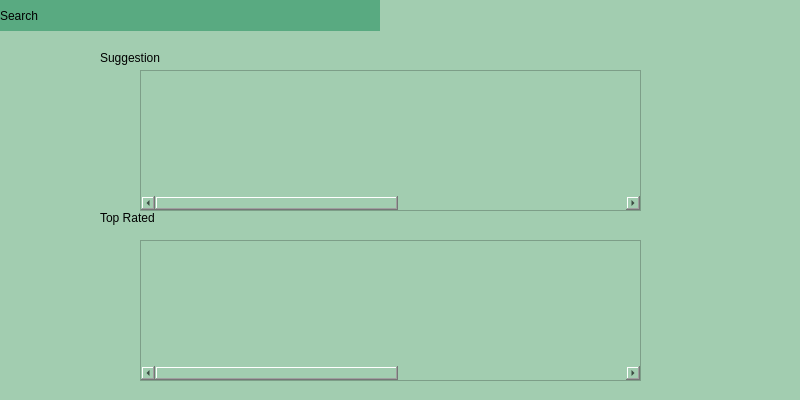
<?xml version="1.0" encoding="UTF-8"?>
<ui version="4.0">
 <class>Form</class>
 <widget class="QWidget" name="Form">
  <property name="geometry">
   <rect>
    <x>0</x>
    <y>0</y>
    <width>800</width>
    <height>400</height>
   </rect>
  </property>
  <property name="sizePolicy">
   <sizepolicy hsizetype="Preferred" vsizetype="Fixed">
    <horstretch>0</horstretch>
    <verstretch>0</verstretch>
   </sizepolicy>
  </property>
  <property name="windowTitle">
   <string>Form</string>
  </property>
  <property name="styleSheet">
   <string notr="true">background-color: rgb(162, 205, 176)</string>
  </property>
  <widget class="QLabel" name="label_2">
   <property name="geometry">
    <rect>
     <x>0</x>
     <y>0</y>
     <width>381</width>
     <height>31</height>
    </rect>
   </property>
   <property name="styleSheet">
    <string notr="true">background-color: rgb(89, 170, 129);

</string>
   </property>
   <property name="text">
    <string>Search</string>
   </property>
  </widget>
  <widget class="QLabel" name="addtocart_2">
   <property name="geometry">
    <rect>
     <x>380</x>
     <y>0</y>
     <width>111</width>
     <height>51</height>
    </rect>
   </property>
   <property name="text">
    <string/>
   </property>
   <property name="pixmap">
    <pixmap>addtoocart.png</pixmap>
   </property>
   <property name="scaledContents">
    <bool>true</bool>
   </property>
  </widget>
  <widget class="QLabel" name="wishlist">
   <property name="geometry">
    <rect>
     <x>490</x>
     <y>0</y>
     <width>81</width>
     <height>51</height>
    </rect>
   </property>
   <property name="text">
    <string/>
   </property>
   <property name="pixmap">
    <pixmap>wishicon.png</pixmap>
   </property>
   <property name="scaledContents">
    <bool>true</bool>
   </property>
  </widget>
  <widget class="QLabel" name="label">
   <property name="geometry">
    <rect>
     <x>0</x>
     <y>220</y>
     <width>81</width>
     <height>121</height>
    </rect>
   </property>
   <property name="text">
    <string/>
   </property>
   <property name="pixmap">
    <pixmap>bear.png</pixmap>
   </property>
   <property name="scaledContents">
    <bool>true</bool>
   </property>
  </widget>
  <widget class="QLabel" name="label_7">
   <property name="geometry">
    <rect>
     <x>100</x>
     <y>210</y>
     <width>331</width>
     <height>16</height>
    </rect>
   </property>
   <property name="sizePolicy">
    <sizepolicy hsizetype="Preferred" vsizetype="Fixed">
     <horstretch>0</horstretch>
     <verstretch>0</verstretch>
    </sizepolicy>
   </property>
   <property name="styleSheet">
    <string notr="true">font: 75 14pt &quot;Perpetua&quot;;</string>
   </property>
   <property name="text">
    <string>Top Rated</string>
   </property>
  </widget>
  <widget class="QLabel" name="label_13">
   <property name="geometry">
    <rect>
     <x>100</x>
     <y>50</y>
     <width>331</width>
     <height>16</height>
    </rect>
   </property>
   <property name="styleSheet">
    <string notr="true">font: 75 14pt &quot;Perpetua&quot;;</string>
   </property>
   <property name="text">
    <string>Suggestion</string>
   </property>
  </widget>
  <widget class="QLabel" name="label_14">
   <property name="geometry">
    <rect>
     <x>-10</x>
     <y>80</y>
     <width>81</width>
     <height>131</height>
    </rect>
   </property>
   <property name="text">
    <string/>
   </property>
   <property name="pixmap">
    <pixmap>phrase.png</pixmap>
   </property>
   <property name="scaledContents">
    <bool>true</bool>
   </property>
  </widget>
  <widget class="QScrollArea" name="scrollArea">
   <property name="geometry">
    <rect>
     <x>140</x>
     <y>70</y>
     <width>501</width>
     <height>141</height>
    </rect>
   </property>
   <property name="minimumSize">
    <size>
     <width>150</width>
     <height>100</height>
    </size>
   </property>
   <property name="styleSheet">
    <string notr="true"/>
   </property>
   <property name="widgetResizable">
    <bool>true</bool>
   </property>
   <widget class="QWidget" name="scrollAreaWidgetContents">
    <property name="geometry">
     <rect>
      <x>0</x>
      <y>0</y>
      <width>944</width>
      <height>126</height>
     </rect>
    </property>
    <layout class="QHBoxLayout" name="horizontalLayout">
     <item>
      <widget class="QLabel" name="label_3">
       <property name="sizePolicy">
        <sizepolicy hsizetype="Preferred" vsizetype="Preferred">
         <horstretch>100</horstretch>
         <verstretch>90</verstretch>
        </sizepolicy>
       </property>
       <property name="minimumSize">
        <size>
         <width>100</width>
         <height>90</height>
        </size>
       </property>
       <property name="text">
        <string/>
       </property>
       <property name="pixmap">
        <pixmap>lasagna.jpg</pixmap>
       </property>
       <property name="scaledContents">
        <bool>true</bool>
       </property>
      </widget>
     </item>
     <item>
      <widget class="QLabel" name="label_8">
       <property name="sizePolicy">
        <sizepolicy hsizetype="Preferred" vsizetype="Preferred">
         <horstretch>100</horstretch>
         <verstretch>90</verstretch>
        </sizepolicy>
       </property>
       <property name="minimumSize">
        <size>
         <width>100</width>
         <height>90</height>
        </size>
       </property>
       <property name="text">
        <string/>
       </property>
       <property name="pixmap">
        <pixmap>juicesjpg.jpg</pixmap>
       </property>
       <property name="scaledContents">
        <bool>true</bool>
       </property>
      </widget>
     </item>
     <item>
      <widget class="QLabel" name="label_4">
       <property name="sizePolicy">
        <sizepolicy hsizetype="Preferred" vsizetype="Preferred">
         <horstretch>40</horstretch>
         <verstretch>40</verstretch>
        </sizepolicy>
       </property>
       <property name="minimumSize">
        <size>
         <width>100</width>
         <height>90</height>
        </size>
       </property>
       <property name="text">
        <string/>
       </property>
       <property name="pixmap">
        <pixmap>goolgappay.jpg</pixmap>
       </property>
       <property name="scaledContents">
        <bool>true</bool>
       </property>
      </widget>
     </item>
     <item>
      <widget class="QLabel" name="label_18">
       <property name="sizePolicy">
        <sizepolicy hsizetype="Preferred" vsizetype="Preferred">
         <horstretch>100</horstretch>
         <verstretch>90</verstretch>
        </sizepolicy>
       </property>
       <property name="minimumSize">
        <size>
         <width>100</width>
         <height>90</height>
        </size>
       </property>
       <property name="text">
        <string/>
       </property>
       <property name="pixmap">
        <pixmap>chick1.jpg</pixmap>
       </property>
       <property name="scaledContents">
        <bool>true</bool>
       </property>
      </widget>
     </item>
     <item>
      <widget class="QLabel" name="label_16">
       <property name="minimumSize">
        <size>
         <width>100</width>
         <height>90</height>
        </size>
       </property>
       <property name="text">
        <string/>
       </property>
       <property name="pixmap">
        <pixmap>burger.jpg</pixmap>
       </property>
       <property name="scaledContents">
        <bool>true</bool>
       </property>
      </widget>
     </item>
     <item>
      <widget class="QLabel" name="label_17">
       <property name="sizePolicy">
        <sizepolicy hsizetype="Preferred" vsizetype="Preferred">
         <horstretch>100</horstretch>
         <verstretch>90</verstretch>
        </sizepolicy>
       </property>
       <property name="minimumSize">
        <size>
         <width>100</width>
         <height>90</height>
        </size>
       </property>
       <property name="text">
        <string/>
       </property>
       <property name="pixmap">
        <pixmap>cake1.jpg</pixmap>
       </property>
       <property name="scaledContents">
        <bool>true</bool>
       </property>
      </widget>
     </item>
     <item>
      <widget class="QLabel" name="label_15">
       <property name="minimumSize">
        <size>
         <width>100</width>
         <height>90</height>
        </size>
       </property>
       <property name="text">
        <string/>
       </property>
       <property name="pixmap">
        <pixmap>roll.jpg</pixmap>
       </property>
       <property name="scaledContents">
        <bool>true</bool>
       </property>
      </widget>
     </item>
     <item>
      <widget class="QLabel" name="label_6">
       <property name="minimumSize">
        <size>
         <width>100</width>
         <height>90</height>
        </size>
       </property>
       <property name="text">
        <string/>
       </property>
       <property name="pixmap">
        <pixmap>pizza.jpg</pixmap>
       </property>
       <property name="scaledContents">
        <bool>true</bool>
       </property>
      </widget>
     </item>
     <item>
      <widget class="QLabel" name="label_5">
       <property name="minimumSize">
        <size>
         <width>100</width>
         <height>90</height>
        </size>
       </property>
       <property name="text">
        <string/>
       </property>
       <property name="pixmap">
        <pixmap>download.jpg</pixmap>
       </property>
       <property name="scaledContents">
        <bool>true</bool>
       </property>
      </widget>
     </item>
    </layout>
   </widget>
  </widget>
  <widget class="QScrollArea" name="scrollArea_2">
   <property name="geometry">
    <rect>
     <x>140</x>
     <y>240</y>
     <width>501</width>
     <height>141</height>
    </rect>
   </property>
   <property name="minimumSize">
    <size>
     <width>150</width>
     <height>100</height>
    </size>
   </property>
   <property name="widgetResizable">
    <bool>true</bool>
   </property>
   <widget class="QWidget" name="scrollAreaWidgetContents_2">
    <property name="geometry">
     <rect>
      <x>0</x>
      <y>0</y>
      <width>944</width>
      <height>126</height>
     </rect>
    </property>
    <layout class="QHBoxLayout" name="horizontalLayout_2">
     <item>
      <widget class="QLabel" name="label_9">
       <property name="sizePolicy">
        <sizepolicy hsizetype="Preferred" vsizetype="Preferred">
         <horstretch>100</horstretch>
         <verstretch>90</verstretch>
        </sizepolicy>
       </property>
       <property name="minimumSize">
        <size>
         <width>100</width>
         <height>90</height>
        </size>
       </property>
       <property name="text">
        <string/>
       </property>
       <property name="pixmap">
        <pixmap>jelfrezi.jpg</pixmap>
       </property>
       <property name="scaledContents">
        <bool>true</bool>
       </property>
      </widget>
     </item>
     <item>
      <widget class="QLabel" name="label_10">
       <property name="sizePolicy">
        <sizepolicy hsizetype="Preferred" vsizetype="Preferred">
         <horstretch>100</horstretch>
         <verstretch>90</verstretch>
        </sizepolicy>
       </property>
       <property name="minimumSize">
        <size>
         <width>100</width>
         <height>90</height>
        </size>
       </property>
       <property name="text">
        <string/>
       </property>
       <property name="pixmap">
        <pixmap>juicesjpg.jpg</pixmap>
       </property>
       <property name="scaledContents">
        <bool>true</bool>
       </property>
      </widget>
     </item>
     <item>
      <widget class="QLabel" name="label_11">
       <property name="sizePolicy">
        <sizepolicy hsizetype="Preferred" vsizetype="Preferred">
         <horstretch>40</horstretch>
         <verstretch>40</verstretch>
        </sizepolicy>
       </property>
       <property name="minimumSize">
        <size>
         <width>100</width>
         <height>90</height>
        </size>
       </property>
       <property name="text">
        <string/>
       </property>
       <property name="pixmap">
        <pixmap>chick2.jpg</pixmap>
       </property>
       <property name="scaledContents">
        <bool>true</bool>
       </property>
      </widget>
     </item>
     <item>
      <widget class="QLabel" name="label_19">
       <property name="sizePolicy">
        <sizepolicy hsizetype="Preferred" vsizetype="Preferred">
         <horstretch>100</horstretch>
         <verstretch>90</verstretch>
        </sizepolicy>
       </property>
       <property name="minimumSize">
        <size>
         <width>100</width>
         <height>90</height>
        </size>
       </property>
       <property name="text">
        <string/>
       </property>
       <property name="pixmap">
        <pixmap>chick1.jpg</pixmap>
       </property>
       <property name="scaledContents">
        <bool>true</bool>
       </property>
      </widget>
     </item>
     <item>
      <widget class="QLabel" name="label_20">
       <property name="minimumSize">
        <size>
         <width>100</width>
         <height>90</height>
        </size>
       </property>
       <property name="text">
        <string/>
       </property>
       <property name="pixmap">
        <pixmap>burger.jpg</pixmap>
       </property>
       <property name="scaledContents">
        <bool>true</bool>
       </property>
      </widget>
     </item>
     <item>
      <widget class="QLabel" name="label_21">
       <property name="sizePolicy">
        <sizepolicy hsizetype="Preferred" vsizetype="Preferred">
         <horstretch>100</horstretch>
         <verstretch>90</verstretch>
        </sizepolicy>
       </property>
       <property name="minimumSize">
        <size>
         <width>100</width>
         <height>90</height>
        </size>
       </property>
       <property name="text">
        <string/>
       </property>
       <property name="pixmap">
        <pixmap>cake2.jpg</pixmap>
       </property>
       <property name="scaledContents">
        <bool>true</bool>
       </property>
      </widget>
     </item>
     <item>
      <widget class="QLabel" name="label_22">
       <property name="minimumSize">
        <size>
         <width>100</width>
         <height>90</height>
        </size>
       </property>
       <property name="text">
        <string/>
       </property>
       <property name="pixmap">
        <pixmap>roll.jpg</pixmap>
       </property>
       <property name="scaledContents">
        <bool>true</bool>
       </property>
      </widget>
     </item>
     <item>
      <widget class="QLabel" name="label_12">
       <property name="minimumSize">
        <size>
         <width>100</width>
         <height>90</height>
        </size>
       </property>
       <property name="text">
        <string/>
       </property>
       <property name="pixmap">
        <pixmap>kebab.jpg</pixmap>
       </property>
       <property name="scaledContents">
        <bool>true</bool>
       </property>
      </widget>
     </item>
     <item>
      <widget class="QLabel" name="label_23">
       <property name="minimumSize">
        <size>
         <width>100</width>
         <height>90</height>
        </size>
       </property>
       <property name="text">
        <string/>
       </property>
       <property name="pixmap">
        <pixmap>spegetti.jpg</pixmap>
       </property>
       <property name="scaledContents">
        <bool>true</bool>
       </property>
      </widget>
     </item>
    </layout>
   </widget>
  </widget>
 </widget>
 <resources/>
 <connections/>
</ui>
